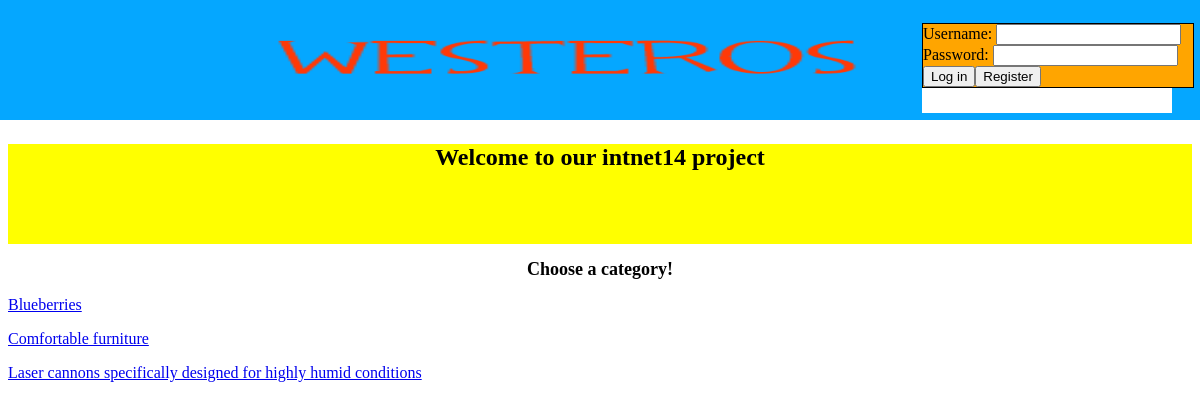
The page / on the database its author committed.
### tables this page shows
CREATE TABLE categories (
	id int UNIQUE NOT NULL AUTO_INCREMENT,
	name varchar(64),
	numthreads int,
	PRIMARY KEY (id)
);

### model/functions.php (called while the page is built, shortened)
<?php
class Category {
	function __construct($id,$name,$numthreads) {
		$this->id = $id;
		$this->name = $name;
	}
}
function getCategories() {
	$cats = array();
	$mysqli = dbconnect();
	$stmt = $mysqli->stmt_init();
	$stmt->prepare('select * from categories');
	$stmt->execute();
	$stmt->bind_result($id, $name, $numthreads);
	$stmt->store_result();
	while ($stmt->fetch()) {
		$cats[] = new Category($id, $name, $numthreads);
	}
	return $cats;
}
?>

### view/viewCategories.php (the view)
<!DOCTYPE html>
<html xmlns="http://www.w3.org/1999/xhtml" dir="ltr" lang="en-gb" xml:lang="en-gb">
<head>
<link rel="stylesheet" type="text/css" href="css/index.css">
</head>
<body>
<div id="title">
	<h1> Welcome to our intnet14 project </h1>
</div>
<h2> Choose a category! </h2>
<?php
$cats = getCategories();
foreach($cats as $cat) {
	echo "<div><p><category>\n";
	echo "<a href='index.php?action=viewForum&category=".$cat->id."'>".$cat->name."</a><br>\n";
	echo "</category></p></div>\n\n";
}
?>
</body>
</html>

### css/index.css (style rules this page uses)
#title { width: 100%; height: 100px; background-color: yellow; }
h1 { font-size: 24px; text-align:center; }
category { font-size: 16px; font-family: verdana; }
h2 { font-size: 18px; text-align:center; }

### rows shown on the page
categories: name "Blueberries"
categories: name "Comfortable furniture"
categories: name "Laser cannons specifically designed for highly humid conditions"
